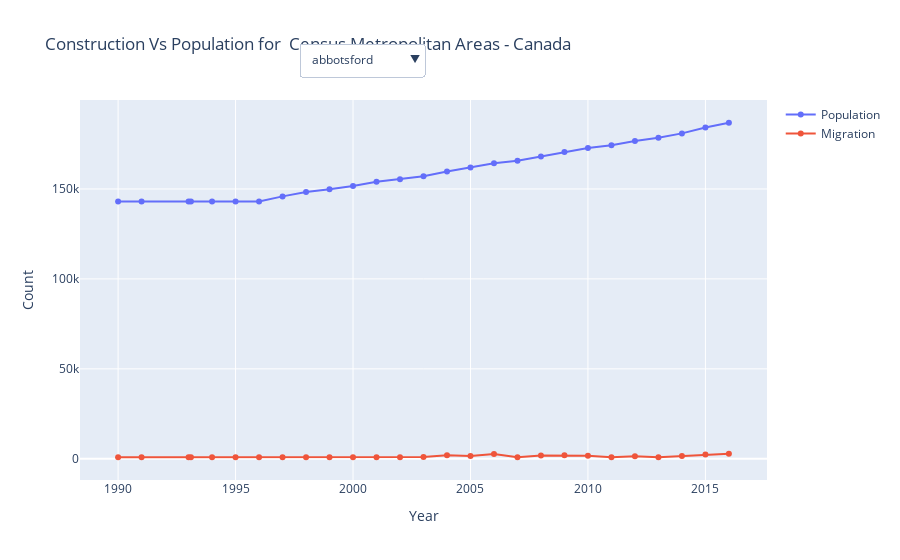

Write notebook code for a chart like this one.
### Markdown cell above
### Population vs total construction

### Code cell
# set with all the region in ascending order
regions = sorted(set(housing_df["region"]))

# Initialize figure, plots , buttons and default region to be displayed
fig1=go.Figure()
region_plot_names = []
buttons=[]
default_region = regions[0]

for region_name in regions:
    reg_df = rate_change_df[housing_df['region']== region_name]
    
    fig1.add_trace(go.Scatter(x=reg_df.year, y=reg_df.population*1000,  
                        mode='lines + markers', name='Population ',
                            visible=(region_name==default_region)))
    
    fig1.add_trace(go.Scatter(x=reg_df.year, y=reg_df.migration,
                            mode='lines+markers', name='Migration',
                            visible=(region_name==default_region)))
    
#     fig1.add_trace(go.Scatter(x=reg_df.year, y=reg_df.migration_rate,  
#                         mode='lines+markers', name='Immigration rate',
#                             visible=(region_name==default_region)))
    
#     fig1.add_trace(go.Scatter(x=reg_df.year, y=reg_df.HPI_change,
#                             mode='lines+markers', name='HPI rate',
#                             visible=(region_name==default_region)))
    
    region_plot_names.extend([region_name]*2)
    
for region_name in regions:
    buttons.append(dict(method='update',
                        label=region_name,
                        args = [{'visible': [region_name==r for r in region_plot_names]}]))
    
# Add dropdown menus to the figure
fig1.update_layout(title = "Construction Vs Population for  Census Metropolitan Areas - Canada",
                  yaxis_title = "Count",
                  xaxis_title = "Year",
                  showlegend=True, 
                  updatemenus=[{"buttons": buttons, 
                                "direction": "down", 
                                "active": regions.index(default_region), 
                                "showactive": True, 
                                
                                "x": 0.5, 
                                "y": 1.15}
                              ])
fig1.show()
